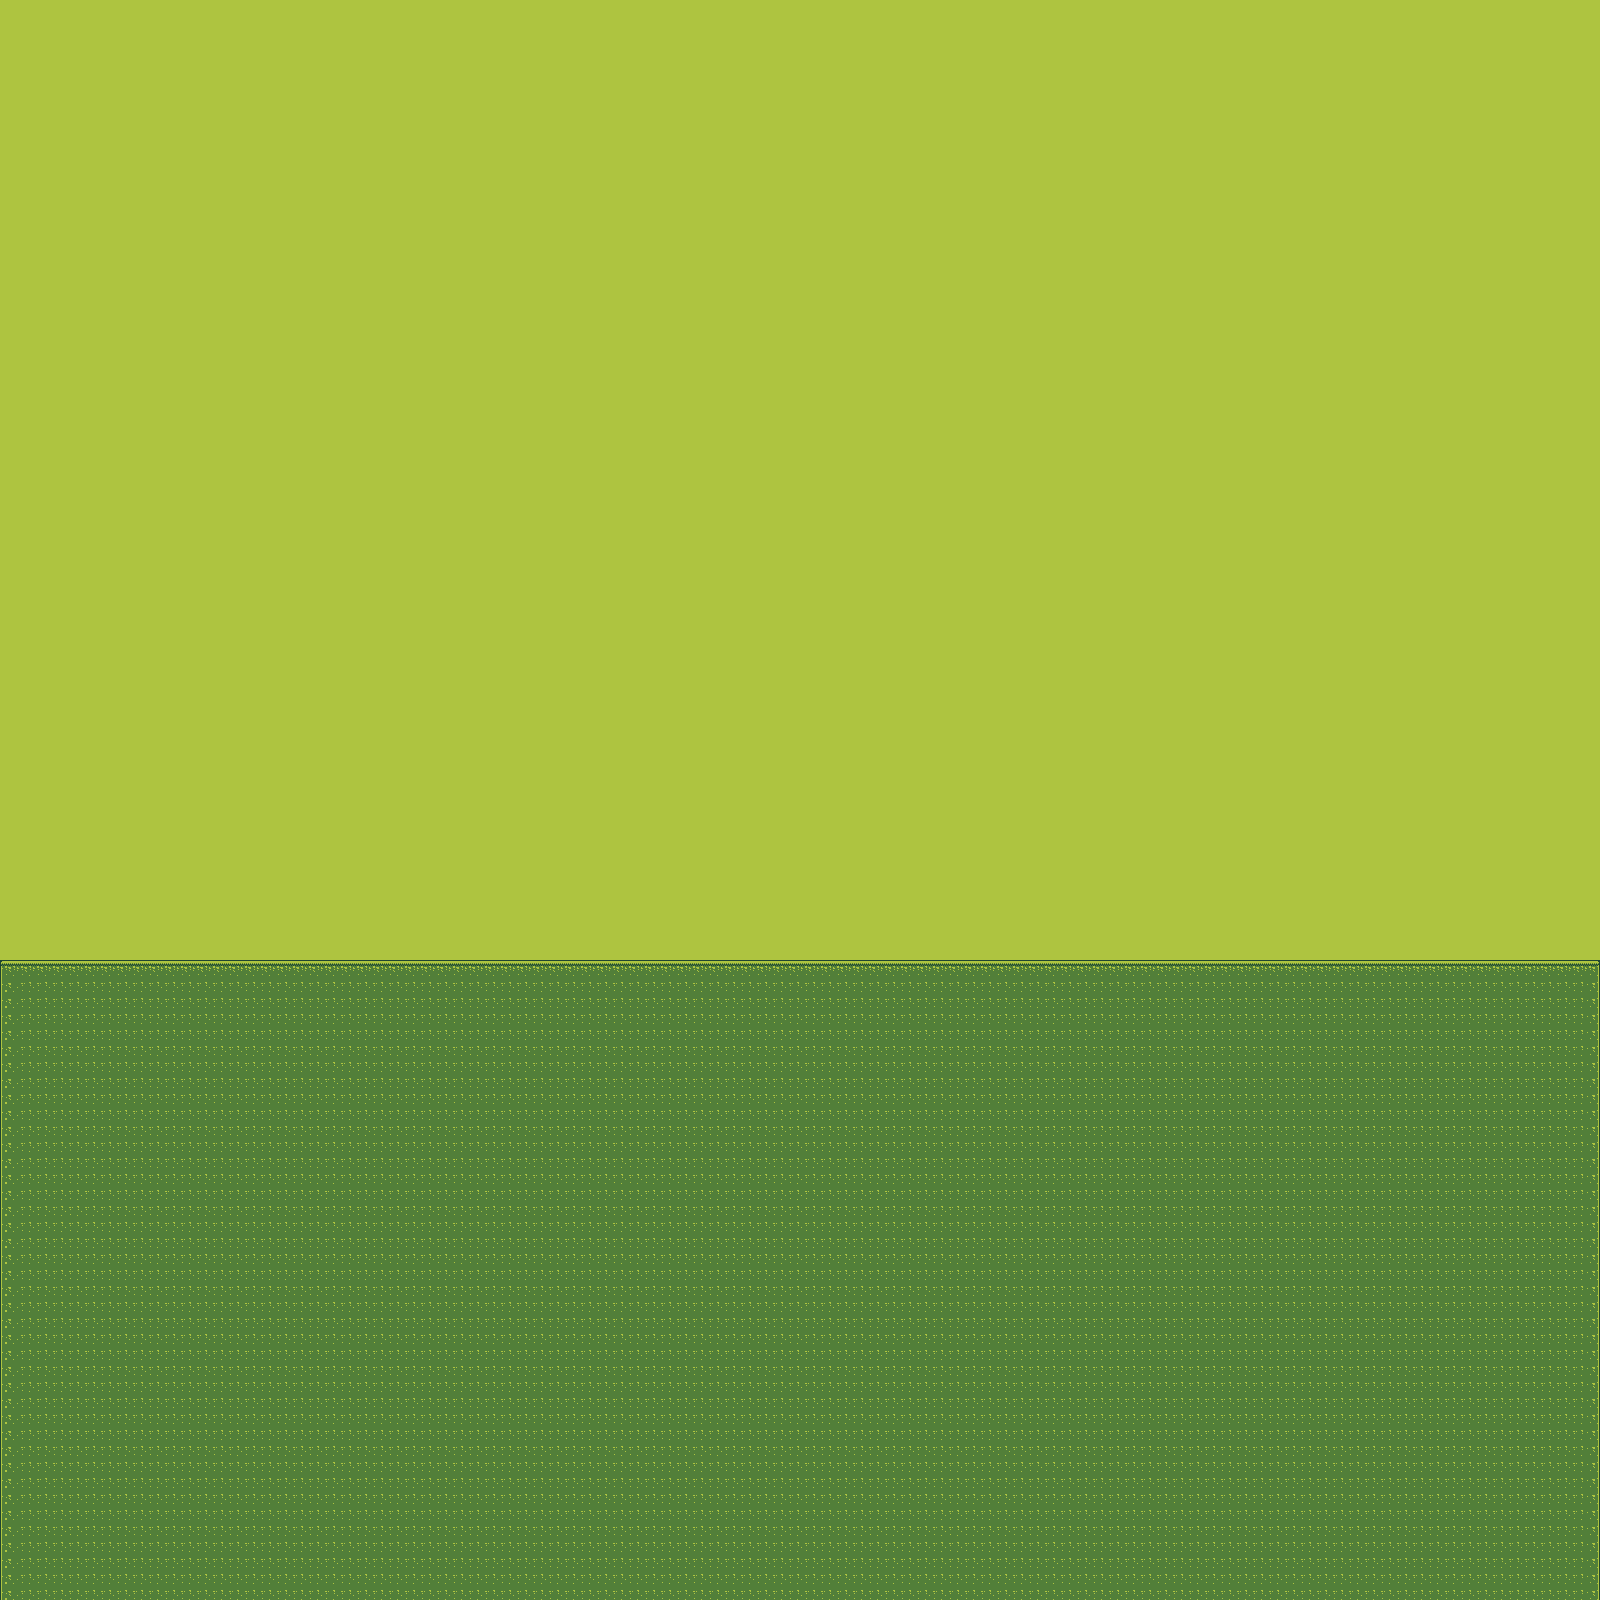

A 2D game scene composited from a Tiled map and its tileset images. What follows is a short description and the map's XML, with each tile layer's data collapsed to a summary:
An orthogonal 100x100 tile map with 16x16 px tiles, 2 tile layers (Sky, Ground).

<map version="1.10" tiledversion="1.11.0" orientation="orthogonal" renderorder="left-down" width="100" height="100" tilewidth="16" tileheight="16" infinite="0" nextlayerid="3" nextobjectid="1">
 <tileset firstgid="1" source="Gameboy.tsx" />
 <layer id="1" name="Sky" width="100" height="100">
  <data>[10000 cells, 6000 non-empty, 1 distinct tile ids]</data>
 </layer>
 <layer id="2" name="Ground" width="100" height="100">
  <data>[10000 cells, 4000 non-empty, 6 distinct tile ids]</data>
 </layer>
</map>
